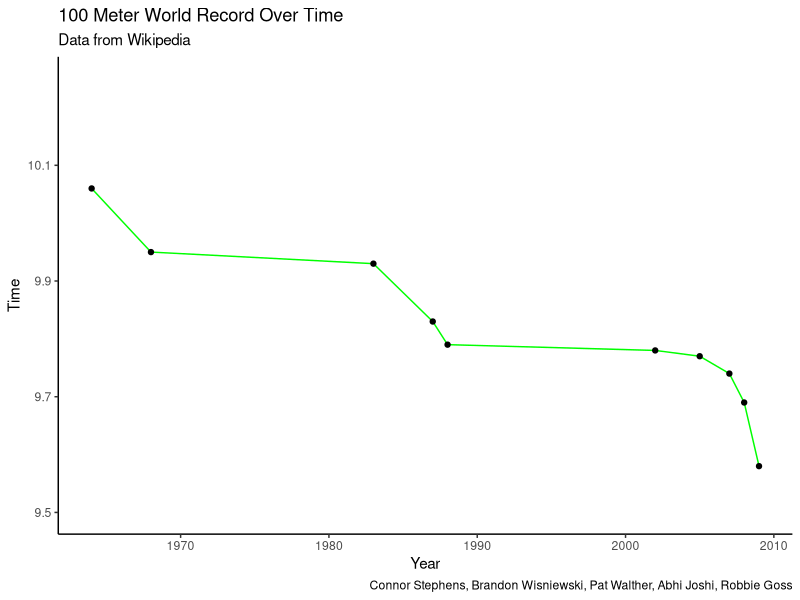
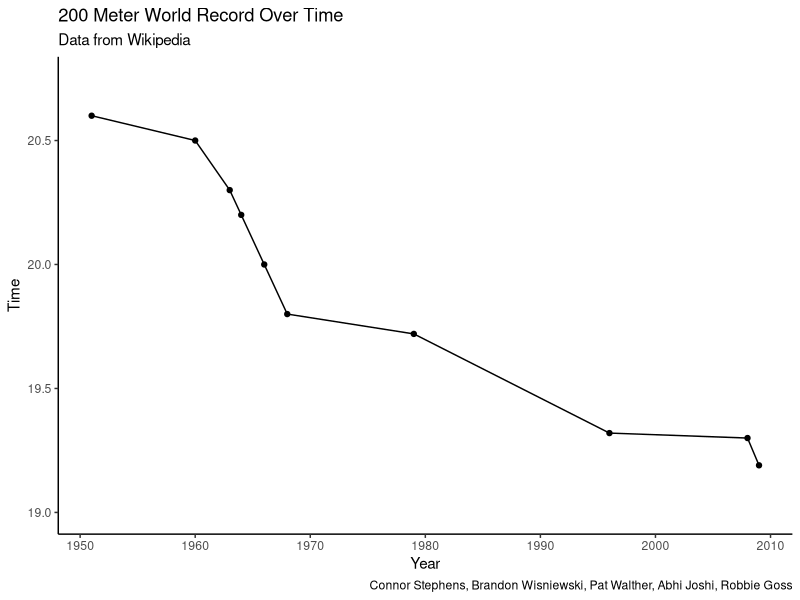

Here is the R script that generated these plots, in order:
times <- c(10.06,9.95,9.93, 9.83, 9.79, 9.78, 9.77, 9.74, 9.69, 9.58)
year <- c(1964,1968,1983,1987,1988,2002,2005,2007,2008,2009)
library(ggplot2)
df <- data.frame(times,year)
ggplot(data=df, aes(x=year, y=times, group=1)) +
  geom_line(color='green')+
  ylim(9.5,10.25)+
  geom_point()+
  labs(title="100 Meter World Record Over Time",x="Year", y = "Time",subtitle='Data from Wikipedia',caption='Connor Stephens, Brandon Wisniewski, Pat Walther, Abhi Joshi, Robbie Goss')+
  theme_classic()
times <- c(20.6,20.5,20.3,20.2,20,19.8,19.72,19.32,19.3,19.19)
year <- c(1951,1960,1963,1964,1966,1968,1979,1996,2008,2009)
df <- data.frame(times,year)
ggplot(data=df, aes(x=year, y=times, group=1)) +
  geom_line(color='black')+
  geom_point()+
  ylim(19,20.75)+
  labs(title="200 Meter World Record Over Time",x="Year", y = "Time",subtitle='Data from Wikipedia',caption='Connor Stephens, Brandon Wisniewski, Pat Walther, Abhi Joshi, Robbie Goss')+
  theme_classic()
